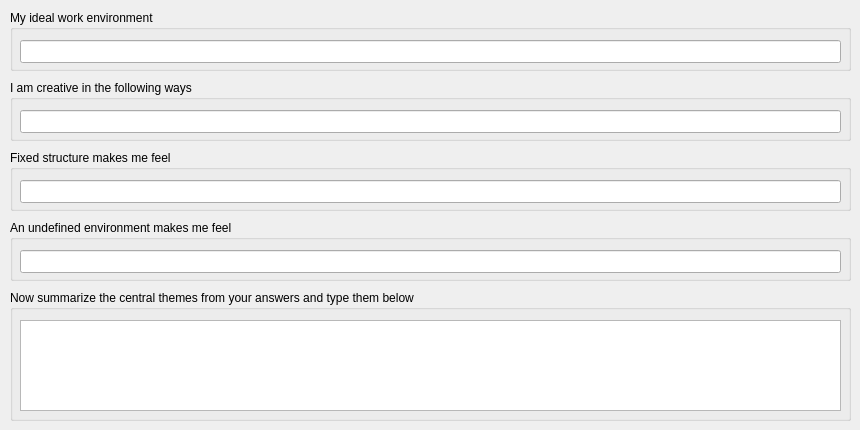
      <widget class="QWidget" name="tab_13">
       <attribute name="title">
        <string>Work Environment</string>
       </attribute>
       <widget class="QGroupBox" name="groupBox_18">
        <property name="geometry">
         <rect>
          <x>10</x>
          <y>10</y>
          <width>841</width>
          <height>61</height>
         </rect>
        </property>
        <property name="title">
         <string>My ideal work environment</string>
        </property>
        <widget class="QLineEdit" name="txtWorkIdeal">
         <property name="geometry">
          <rect>
           <x>10</x>
           <y>30</y>
           <width>821</width>
           <height>23</height>
          </rect>
         </property>
        </widget>
       </widget>
       <widget class="QGroupBox" name="groupBox_19">
        <property name="geometry">
         <rect>
          <x>10</x>
          <y>80</y>
          <width>841</width>
          <height>61</height>
         </rect>
        </property>
        <property name="title">
         <string>I am creative in the following ways</string>
        </property>
        <widget class="QLineEdit" name="txtWorkCreative">
         <property name="geometry">
          <rect>
           <x>10</x>
           <y>30</y>
           <width>821</width>
           <height>23</height>
          </rect>
         </property>
        </widget>
       </widget>
       <widget class="QGroupBox" name="groupBox_20">
        <property name="geometry">
         <rect>
          <x>10</x>
          <y>150</y>
          <width>841</width>
          <height>61</height>
         </rect>
        </property>
        <property name="title">
         <string>Fixed structure makes me feel</string>
        </property>
        <widget class="QLineEdit" name="txtWorkStructure">
         <property name="geometry">
          <rect>
           <x>10</x>
           <y>30</y>
           <width>821</width>
           <height>23</height>
          </rect>
         </property>
        </widget>
       </widget>
       <widget class="QGroupBox" name="groupBox_21">
        <property name="geometry">
         <rect>
          <x>10</x>
          <y>220</y>
          <width>841</width>
          <height>61</height>
         </rect>
        </property>
        <property name="title">
         <string>An undefined environment makes me feel</string>
        </property>
        <widget class="QLineEdit" name="txtWorkUndefined">
         <property name="geometry">
          <rect>
           <x>10</x>
           <y>30</y>
           <width>821</width>
           <height>23</height>
          </rect>
         </property>
        </widget>
       </widget>
       <widget class="QGroupBox" name="groupBox_22">
        <property name="geometry">
         <rect>
          <x>10</x>
          <y>290</y>
          <width>841</width>
          <height>131</height>
         </rect>
        </property>
        <property name="title">
         <string>Now summarize the central themes from your answers and type them below</string>
        </property>
        <widget class="QPlainTextEdit" name="ptxtWorkSummary">
         <property name="geometry">
          <rect>
           <x>10</x>
           <y>30</y>
           <width>821</width>
           <height>91</height>
          </rect>
         </property>
        </widget>
       </widget>
      </widget>
